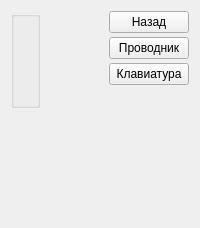
              <widget class="QWidget" name="tabTest">
                <attribute name="icon">
                  <iconset resource="../../ekiosk.qrc">
                    <normaloff>:/assets/icons/reg_4.png</normaloff>:/assets/icons/reg_4.png</iconset>
                </attribute>
                <attribute name="title">
                  <string />
                </attribute>
                <layout class="QVBoxLayout" name="verticalLayout_14">
                  <item>
                    <layout class="QHBoxLayout" name="horizontalLayout_7">
                      <property name="leftMargin">
                        <number>0</number>
                      </property>
                      <property name="bottomMargin">
                        <number>0</number>
                      </property>
                      <item>
                        <layout class="QHBoxLayout" name="horizontalLayout_11">
                          <property name="leftMargin">
                            <number>0</number>
                          </property>
                          <property name="rightMargin">
                            <number>0</number>
                          </property>
                          <property name="bottomMargin">
                            <number>0</number>
                          </property>
                          <item>
                            <layout class="QVBoxLayout" name="verticalLayout_11">
                              <item>
                                <widget class="QGroupBox" name="groupBox">
                                  <property name="title">
                                    <string />
                                  </property>
                                  <layout class="QVBoxLayout" name="verticalLayout_12">
                                    <property name="leftMargin">
                                      <number>0</number>
                                    </property>
                                    <property name="rightMargin">
                                      <number>0</number>
                                    </property>
                                    <property name="bottomMargin">
                                      <number>5</number>
                                    </property>
                                    <item>
                                      <widget class="QLabel" name="lblValidatorText">
                                        <property name="text">
                                          <string />
                                        </property>
                                        <property name="alignment">
                                          <set>Qt::AlignCenter</set>
                                        </property>
                                      </widget>
                                    </item>
                                    <item>
                                      <widget class="QLabel" name="lblPrinterText">
                                        <property name="text">
                                          <string />
                                        </property>
                                        <property name="alignment">
                                          <set>Qt::AlignCenter</set>
                                        </property>
                                      </widget>
                                    </item>
                                    <item>
                                      <widget class="QLabel" name="lblWatchdogText">
                                        <property name="text">
                                          <string />
                                        </property>
                                        <property name="alignment">
                                          <set>Qt::AlignCenter</set>
                                        </property>
                                      </widget>
                                    </item>
                                    <item>
                                      <widget class="QLabel" name="lblModemText">
                                        <property name="text">
                                          <string />
                                        </property>
                                        <property name="alignment">
                                          <set>Qt::AlignCenter</set>
                                        </property>
                                      </widget>
                                    </item>
                                  </layout>
                                </widget>
                              </item>
                              <item>
                                <layout class="QVBoxLayout" name="verticalLayout_15">
                                  <property name="leftMargin">
                                    <number>9</number>
                                  </property>
                                  <property name="topMargin">
                                    <number>7</number>
                                  </property>
                                  <property name="bottomMargin">
                                    <number>0</number>
                                  </property>
                                  <item>
                                    <widget class="QLabel" name="lblSearchDevStatusTest">
                                      <property name="text">
                                        <string />
                                      </property>
                                    </widget>
                                  </item>
                                  <item>
                                    <widget class="QLabel" name="lblConnecStatusTest">
                                      <property name="text">
                                        <string />
                                      </property>
                                      <property name="wordWrap">
                                        <bool>true</bool>
                                      </property>
                                    </widget>
                                  </item>
                                  <item>
                                    <widget class="QLabel" name="lblAvtorizationStatusTest">
                                      <property name="text">
                                        <string />
                                      </property>
                                    </widget>
                                  </item>
                                  <item>
                                    <spacer name="verticalSpacer_8">
                                      <property name="orientation">
                                        <enum>Qt::Vertical</enum>
                                      </property>
                                      <property name="sizeType">
                                        <enum>QSizePolicy::Fixed</enum>
                                      </property>
                                      <property name="sizeHint" stdset="0">
                                        <size>
                                          <width>20</width>
                                          <height>2</height>
                                        </size>
                                      </property>
                                    </spacer>
                                  </item>
                                </layout>
                              </item>
                            </layout>
                          </item>
                          <item>
                            <spacer name="horizontalSpacer_3">
                              <property name="orientation">
                                <enum>Qt::Horizontal</enum>
                              </property>
                              <property name="sizeHint" stdset="0">
                                <size>
                                  <width>40</width>
                                  <height>20</height>
                                </size>
                              </property>
                            </spacer>
                          </item>
                          <item>
                            <layout class="QVBoxLayout" name="verticalLayout_13">
                              <property name="spacing">
                                <number>4</number>
                              </property>
                              <item>
                                <widget class="QPushButton" name="btnBack">
                                  <property name="text">
                                    <string>Назад</string>
                                  </property>
                                </widget>
                              </item>
                              <item>
                                <widget class="QPushButton" name="btnExplorer">
                                  <property name="text">
                                    <string>Проводник</string>
                                  </property>
                                </widget>
                              </item>
                              <item>
                                <widget class="QPushButton" name="btnShowKeyboard">
                                  <property name="text">
                                    <string>Клавиатура</string>
                                  </property>
                                </widget>
                              </item>
                              <item>
                                <widget class="QLabel" name="lblloadingTest">
                                  <property name="sizePolicy">
                                    <sizepolicy hsizetype="Preferred" vsizetype="Preferred">
                                      <horstretch>0</horstretch>
                                      <verstretch>0</verstretch>
                                    </sizepolicy>
                                  </property>
                                  <property name="text">
                                    <string />
                                  </property>
                                  <property name="alignment">
                                    <set>Qt::AlignCenter</set>
                                  </property>
                                </widget>
                              </item>
                            </layout>
                          </item>
                        </layout>
                      </item>
                    </layout>
                  </item>
                  <item>
                    <spacer name="verticalSpacer_4">
                      <property name="orientation">
                        <enum>Qt::Vertical</enum>
                      </property>
                      <property name="sizeHint" stdset="0">
                        <size>
                          <width>20</width>
                          <height>40</height>
                        </size>
                      </property>
                    </spacer>
                  </item>
                </layout>
              </widget>
